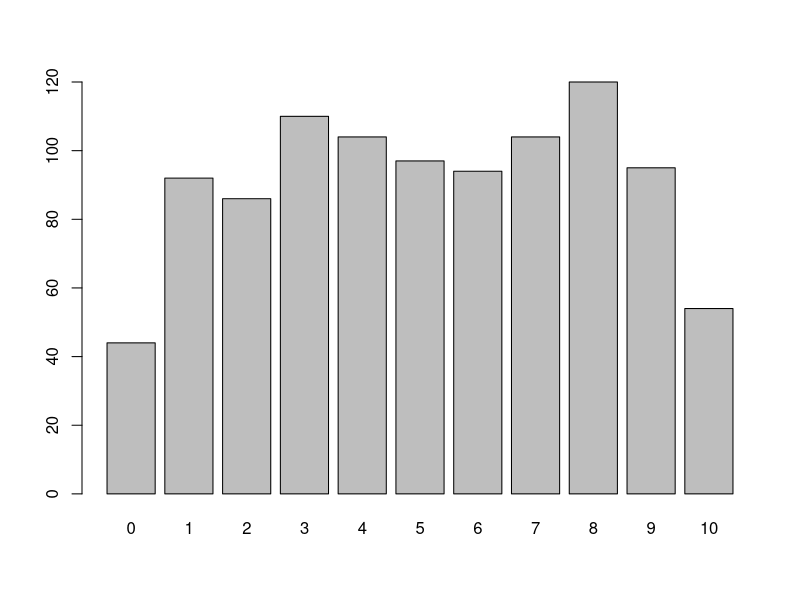
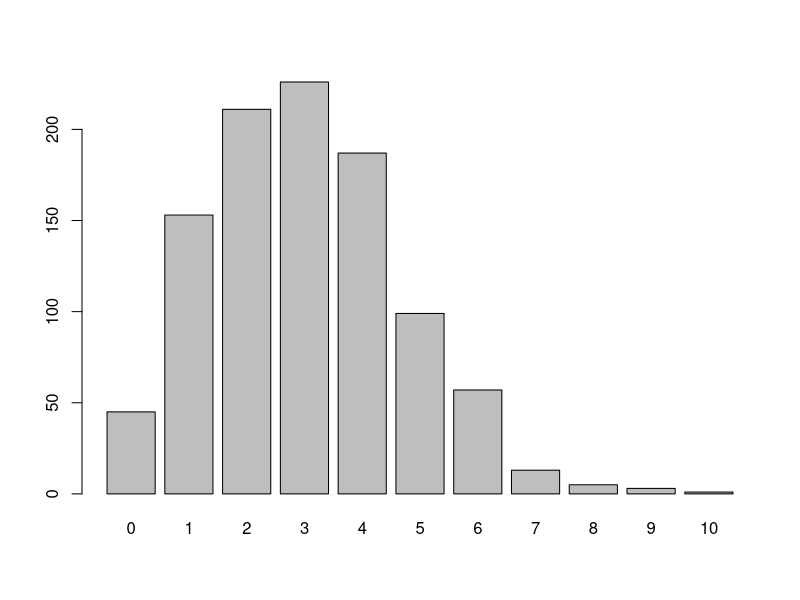
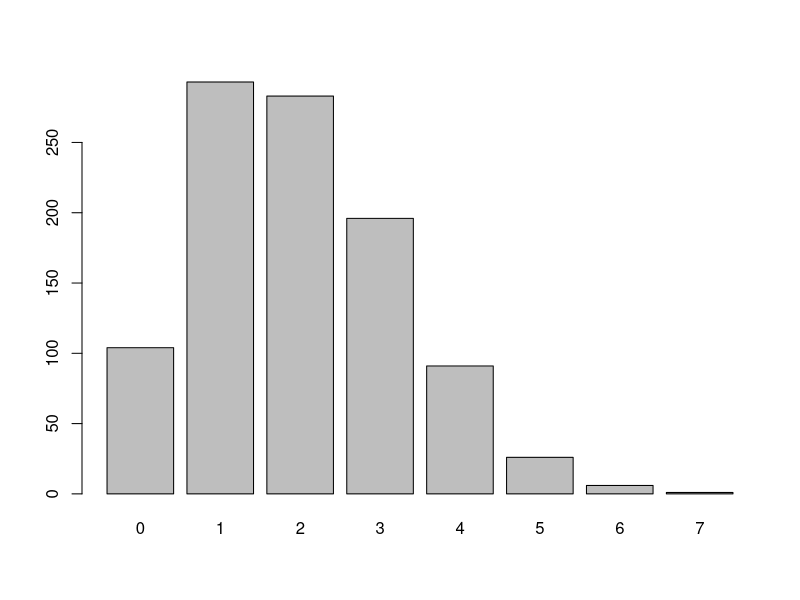
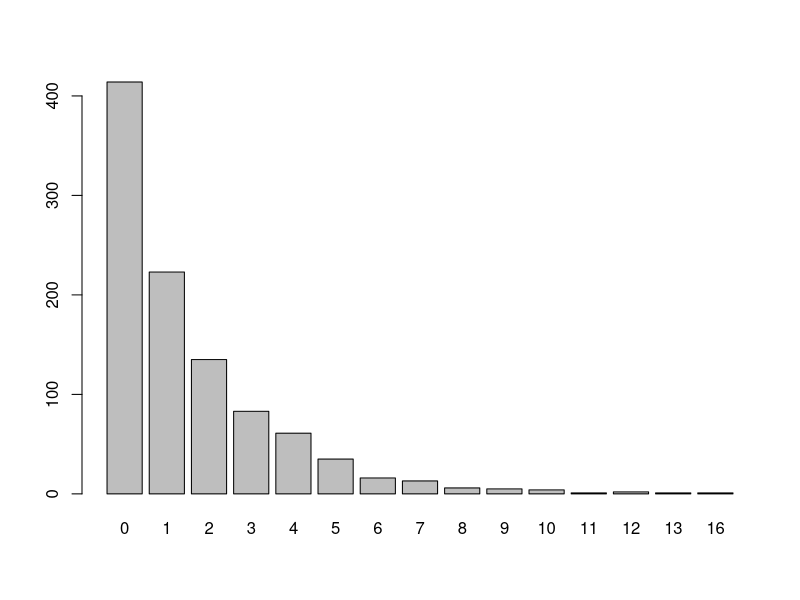
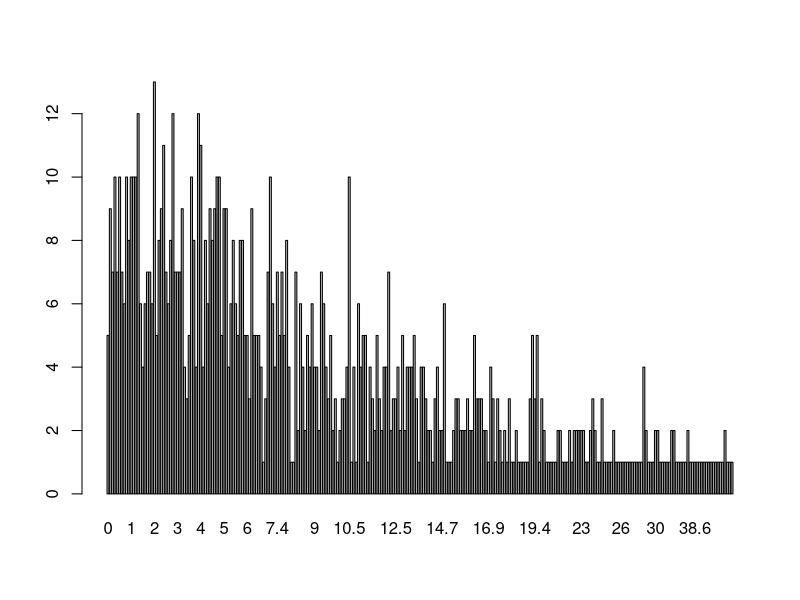
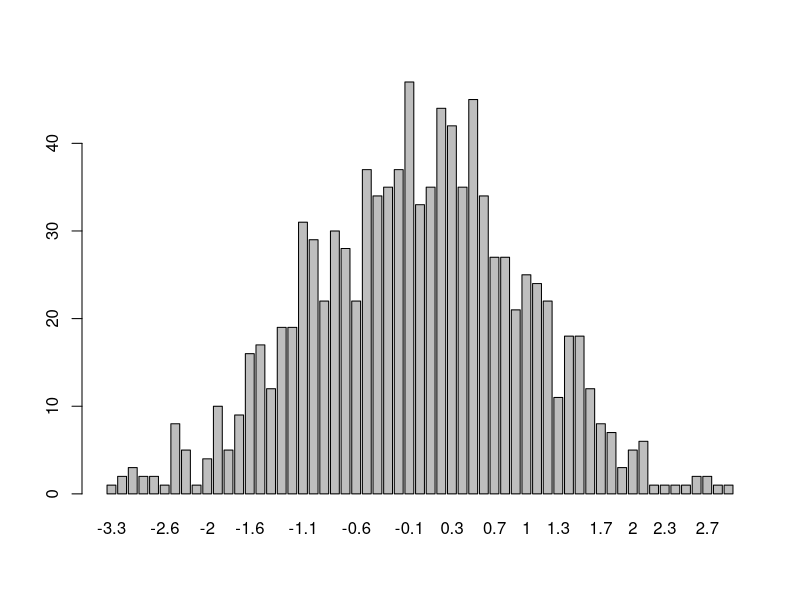

Generate these figures, in order, with R:
# Excuse the bad naming conventions 

# discrete uniform
n <- round(runif(1000)*10)
t <- table(n)
barplot(t)

# poisson 
n <- rpois(1000,3)
t <- table(n)
barplot(t)

# binomial 
n <- rbinom(1000,10, 0.2)
t <- table(n)
barplot(t)

# geometric
n <- rgeom(1000, 0.4)
n <- table(n)
barplot(n)

# exponential 
n <- round(rexp(1000, 0.1),1)
n <- table(n)
barplot(n)

# normal 
n <- round(rnorm(1000, 0, 1),1)
n <- table(n)
barplot(n)